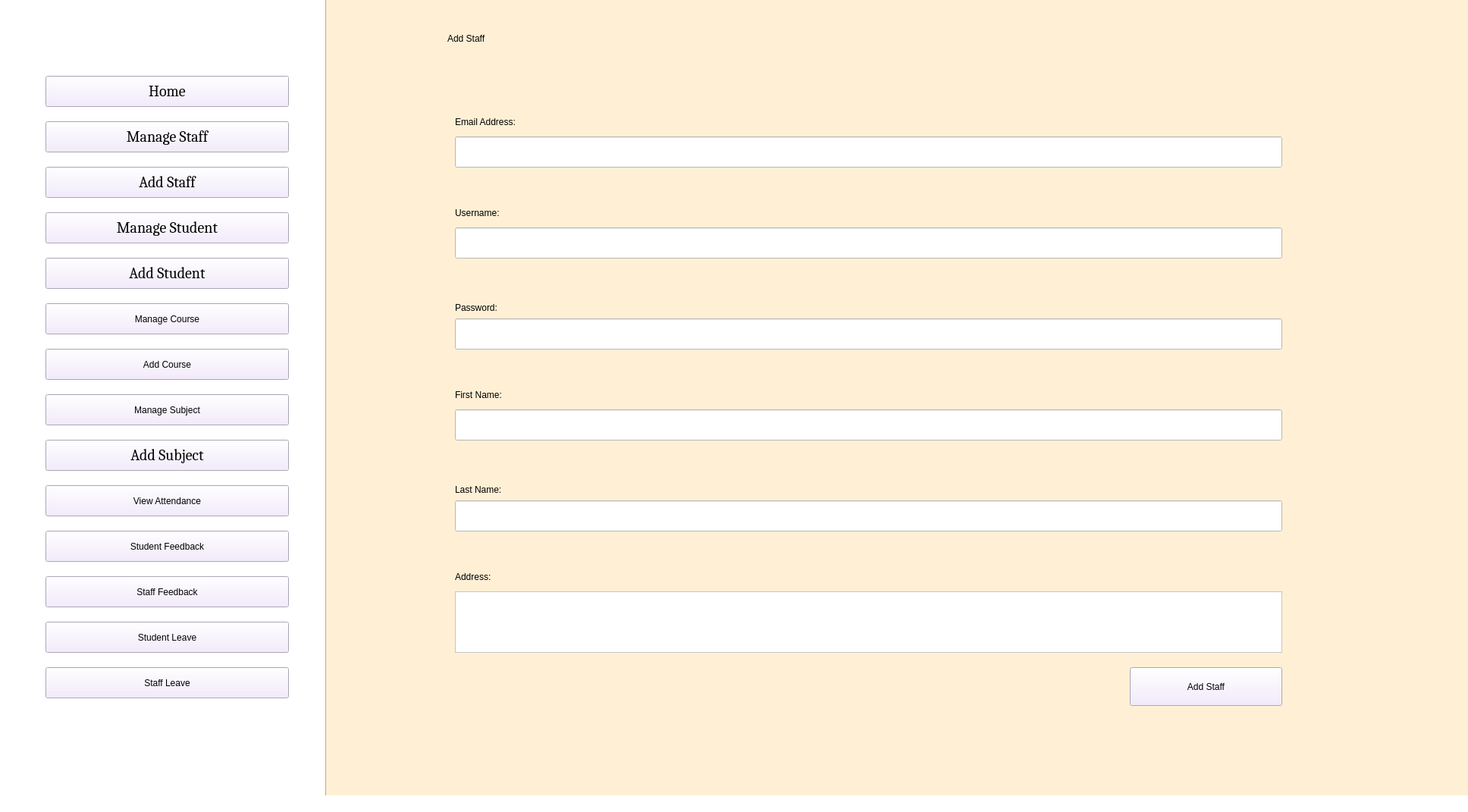
<?xml version="1.0" encoding="UTF-8"?>
<ui version="4.0">
 <class>AdminHomePage</class>
 <widget class="QMainWindow" name="AdminHomePage">
  <property name="enabled">
   <bool>true</bool>
  </property>
  <property name="geometry">
   <rect>
    <x>0</x>
    <y>0</y>
    <width>1936</width>
    <height>1071</height>
   </rect>
  </property>
  <property name="windowTitle">
   <string>Admin Home Page</string>
  </property>
  <property name="styleSheet">
   <string notr="true">background-color: rgb(255, 225, 198);
background-color: rgb(255, 255, 255);
</string>
  </property>
  <widget class="QWidget" name="centralwidget">
   <widget class="QPushButton" name="Home_b">
    <property name="geometry">
     <rect>
      <x>60</x>
      <y>100</y>
      <width>321</width>
      <height>41</height>
     </rect>
    </property>
    <property name="font">
     <font>
      <family>Cambria</family>
      <pointsize>15</pointsize>
      <weight>50</weight>
      <italic>false</italic>
      <bold>false</bold>
     </font>
    </property>
    <property name="styleSheet">
     <string notr="true">font: 15pt &quot;Cambria&quot;;
background-color: rgb(241, 231, 254);</string>
    </property>
    <property name="text">
     <string>Home</string>
    </property>
   </widget>
   <widget class="QPushButton" name="ManageStaff_b">
    <property name="geometry">
     <rect>
      <x>60</x>
      <y>160</y>
      <width>321</width>
      <height>41</height>
     </rect>
    </property>
    <property name="font">
     <font>
      <family>Cambria</family>
      <pointsize>15</pointsize>
      <weight>50</weight>
      <italic>false</italic>
      <bold>false</bold>
     </font>
    </property>
    <property name="styleSheet">
     <string notr="true">font: 15pt &quot;Cambria&quot;;
background-color: rgb(241, 231, 254);</string>
    </property>
    <property name="text">
     <string>Manage Staff</string>
    </property>
   </widget>
   <widget class="QPushButton" name="AddStaff_b">
    <property name="geometry">
     <rect>
      <x>60</x>
      <y>220</y>
      <width>321</width>
      <height>41</height>
     </rect>
    </property>
    <property name="font">
     <font>
      <family>Cambria</family>
      <pointsize>15</pointsize>
      <weight>50</weight>
      <italic>false</italic>
      <bold>false</bold>
     </font>
    </property>
    <property name="styleSheet">
     <string notr="true">font: 15pt &quot;Cambria&quot;;
background-color: rgb(241, 231, 254);</string>
    </property>
    <property name="text">
     <string>Add Staff</string>
    </property>
   </widget>
   <widget class="QPushButton" name="AddStudent_b">
    <property name="geometry">
     <rect>
      <x>60</x>
      <y>340</y>
      <width>321</width>
      <height>41</height>
     </rect>
    </property>
    <property name="font">
     <font>
      <family>Cambria</family>
      <pointsize>15</pointsize>
      <weight>50</weight>
      <italic>false</italic>
      <bold>false</bold>
     </font>
    </property>
    <property name="styleSheet">
     <string notr="true">font: 15pt &quot;Cambria&quot;;
background-color: rgb(241, 231, 254);</string>
    </property>
    <property name="text">
     <string>Add Student</string>
    </property>
   </widget>
   <widget class="QPushButton" name="ManageCourse_b">
    <property name="geometry">
     <rect>
      <x>60</x>
      <y>400</y>
      <width>321</width>
      <height>41</height>
     </rect>
    </property>
    <property name="styleSheet">
     <string notr="true">font: 15pt &quot;Cambria&quot;;
background-color: rgb(241, 231, 254);</string>
    </property>
    <property name="text">
     <string>Manage Course</string>
    </property>
   </widget>
   <widget class="QPushButton" name="AddCourse_b">
    <property name="geometry">
     <rect>
      <x>60</x>
      <y>460</y>
      <width>321</width>
      <height>41</height>
     </rect>
    </property>
    <property name="styleSheet">
     <string notr="true">font: 15pt &quot;Cambria&quot;;
background-color: rgb(241, 231, 254);</string>
    </property>
    <property name="text">
     <string>Add Course</string>
    </property>
   </widget>
   <widget class="QPushButton" name="ManageSubject_b">
    <property name="geometry">
     <rect>
      <x>60</x>
      <y>520</y>
      <width>321</width>
      <height>41</height>
     </rect>
    </property>
    <property name="styleSheet">
     <string notr="true">font: 15pt &quot;Cambria&quot;;
background-color: rgb(241, 231, 254);</string>
    </property>
    <property name="text">
     <string>Manage Subject</string>
    </property>
   </widget>
   <widget class="QPushButton" name="AddSubject_b">
    <property name="geometry">
     <rect>
      <x>60</x>
      <y>580</y>
      <width>321</width>
      <height>41</height>
     </rect>
    </property>
    <property name="font">
     <font>
      <family>Cambria</family>
      <pointsize>15</pointsize>
      <weight>50</weight>
      <italic>false</italic>
      <bold>false</bold>
     </font>
    </property>
    <property name="styleSheet">
     <string notr="true">font: 15pt &quot;Cambria&quot;;
background-color: rgb(241, 231, 254);</string>
    </property>
    <property name="text">
     <string>Add Subject</string>
    </property>
   </widget>
   <widget class="QPushButton" name="ViewAttendance_b">
    <property name="geometry">
     <rect>
      <x>60</x>
      <y>640</y>
      <width>321</width>
      <height>41</height>
     </rect>
    </property>
    <property name="styleSheet">
     <string notr="true">font: 15pt &quot;Cambria&quot;;
background-color: rgb(241, 231, 254);</string>
    </property>
    <property name="text">
     <string>View Attendance</string>
    </property>
   </widget>
   <widget class="QPushButton" name="StudentFeedback_b">
    <property name="geometry">
     <rect>
      <x>60</x>
      <y>700</y>
      <width>321</width>
      <height>41</height>
     </rect>
    </property>
    <property name="styleSheet">
     <string notr="true">font: 15pt &quot;Cambria&quot;;
background-color: rgb(241, 231, 254);</string>
    </property>
    <property name="text">
     <string>Student Feedback</string>
    </property>
   </widget>
   <widget class="QPushButton" name="StaffFeedback_b">
    <property name="geometry">
     <rect>
      <x>60</x>
      <y>760</y>
      <width>321</width>
      <height>41</height>
     </rect>
    </property>
    <property name="styleSheet">
     <string notr="true">font: 15pt &quot;Cambria&quot;;
background-color: rgb(241, 231, 254);</string>
    </property>
    <property name="text">
     <string>Staff Feedback</string>
    </property>
   </widget>
   <widget class="QPushButton" name="StudentLeave_b">
    <property name="geometry">
     <rect>
      <x>60</x>
      <y>820</y>
      <width>321</width>
      <height>41</height>
     </rect>
    </property>
    <property name="styleSheet">
     <string notr="true">font: 15pt &quot;Cambria&quot;;
background-color: rgb(241, 231, 254);</string>
    </property>
    <property name="text">
     <string>Student Leave</string>
    </property>
   </widget>
   <widget class="QPushButton" name="ManageStudent_b">
    <property name="geometry">
     <rect>
      <x>60</x>
      <y>280</y>
      <width>321</width>
      <height>41</height>
     </rect>
    </property>
    <property name="font">
     <font>
      <family>Cambria</family>
      <pointsize>15</pointsize>
      <weight>50</weight>
      <italic>false</italic>
      <bold>false</bold>
     </font>
    </property>
    <property name="styleSheet">
     <string notr="true">font: 15pt &quot;Cambria&quot;;
background-color: rgb(241, 231, 254);</string>
    </property>
    <property name="text">
     <string>Manage Student</string>
    </property>
   </widget>
   <widget class="QPushButton" name="StaffLeave_b">
    <property name="geometry">
     <rect>
      <x>60</x>
      <y>880</y>
      <width>321</width>
      <height>41</height>
     </rect>
    </property>
    <property name="styleSheet">
     <string notr="true">font: 15pt &quot;Cambria&quot;;
background-color: rgb(241, 231, 254);</string>
    </property>
    <property name="text">
     <string>Staff Leave</string>
    </property>
   </widget>
   <widget class="Line" name="line">
    <property name="geometry">
     <rect>
      <x>420</x>
      <y>-50</y>
      <width>20</width>
      <height>1111</height>
     </rect>
    </property>
    <property name="orientation">
     <enum>Qt::Vertical</enum>
    </property>
   </widget>
   <widget class="QLabel" name="AdminAddStaff_l">
    <property name="geometry">
     <rect>
      <x>430</x>
      <y>-80</y>
      <width>1521</width>
      <height>1151</height>
     </rect>
    </property>
    <property name="styleSheet">
     <string notr="true">background-color: rgb(255, 240, 213);</string>
    </property>
    <property name="text">
     <string/>
    </property>
   </widget>
   <widget class="QLabel" name="AddStaff_l">
    <property name="geometry">
     <rect>
      <x>590</x>
      <y>30</y>
      <width>1351</width>
      <height>41</height>
     </rect>
    </property>
    <property name="styleSheet">
     <string notr="true">font: 75 17pt &quot;Times New Roman&quot;;
background-color: rgb(255, 240, 213);</string>
    </property>
    <property name="text">
     <string>Add Staff</string>
    </property>
   </widget>
   <widget class="QLabel" name="LastName_l">
    <property name="geometry">
     <rect>
      <x>600</x>
      <y>630</y>
      <width>371</width>
      <height>31</height>
     </rect>
    </property>
    <property name="styleSheet">
     <string notr="true">font: 15pt &quot;Times New Roman&quot;;
background-color: rgb(255, 240, 213);</string>
    </property>
    <property name="text">
     <string>Last Name:</string>
    </property>
   </widget>
   <widget class="QLineEdit" name="LastName_tb">
    <property name="geometry">
     <rect>
      <x>600</x>
      <y>660</y>
      <width>1091</width>
      <height>41</height>
     </rect>
    </property>
    <property name="styleSheet">
     <string notr="true">font: 15pt &quot;Times New Roman&quot;;</string>
    </property>
   </widget>
   <widget class="QTextEdit" name="Address_tb">
    <property name="geometry">
     <rect>
      <x>600</x>
      <y>780</y>
      <width>1091</width>
      <height>81</height>
     </rect>
    </property>
    <property name="styleSheet">
     <string notr="true">font: 15pt &quot;Times New Roman&quot;;</string>
    </property>
   </widget>
   <widget class="QPushButton" name="AddStaff_b_2">
    <property name="geometry">
     <rect>
      <x>1490</x>
      <y>880</y>
      <width>201</width>
      <height>51</height>
     </rect>
    </property>
    <property name="styleSheet">
     <string notr="true">font: 12pt &quot;Cambria&quot;;
background-color: rgb(241, 231, 254);</string>
    </property>
    <property name="text">
     <string>Add Staff</string>
    </property>
   </widget>
   <widget class="QLabel" name="Address_l">
    <property name="geometry">
     <rect>
      <x>600</x>
      <y>750</y>
      <width>341</width>
      <height>21</height>
     </rect>
    </property>
    <property name="styleSheet">
     <string notr="true">font: 15pt &quot;Times New Roman&quot;;
background-color: rgb(255, 240, 213);</string>
    </property>
    <property name="text">
     <string>Address:</string>
    </property>
   </widget>
   <widget class="QLineEdit" name="FirstName_tb">
    <property name="geometry">
     <rect>
      <x>600</x>
      <y>540</y>
      <width>1091</width>
      <height>41</height>
     </rect>
    </property>
    <property name="styleSheet">
     <string notr="true">font: 15pt &quot;Times New Roman&quot;;</string>
    </property>
   </widget>
   <widget class="QLabel" name="FirstName_l">
    <property name="geometry">
     <rect>
      <x>600</x>
      <y>510</y>
      <width>371</width>
      <height>21</height>
     </rect>
    </property>
    <property name="styleSheet">
     <string notr="true">font: 15pt &quot;Times New Roman&quot;;
background-color: rgb(255, 240, 213);</string>
    </property>
    <property name="text">
     <string>First Name:</string>
    </property>
   </widget>
   <widget class="QLabel" name="Password_l">
    <property name="geometry">
     <rect>
      <x>600</x>
      <y>390</y>
      <width>361</width>
      <height>31</height>
     </rect>
    </property>
    <property name="styleSheet">
     <string notr="true">font: 15pt &quot;Times New Roman&quot;;
background-color: rgb(255, 240, 213);</string>
    </property>
    <property name="text">
     <string>Password:</string>
    </property>
   </widget>
   <widget class="QLineEdit" name="Password_tb">
    <property name="geometry">
     <rect>
      <x>600</x>
      <y>420</y>
      <width>1091</width>
      <height>41</height>
     </rect>
    </property>
    <property name="styleSheet">
     <string notr="true">font: 15pt &quot;Times New Roman&quot;;

</string>
    </property>
   </widget>
   <widget class="QLineEdit" name="EmailAddress_tb">
    <property name="geometry">
     <rect>
      <x>600</x>
      <y>180</y>
      <width>1091</width>
      <height>41</height>
     </rect>
    </property>
    <property name="styleSheet">
     <string notr="true">font: 15pt &quot;Times New Roman&quot;;</string>
    </property>
   </widget>
   <widget class="QLineEdit" name="Username_tb">
    <property name="geometry">
     <rect>
      <x>600</x>
      <y>300</y>
      <width>1091</width>
      <height>41</height>
     </rect>
    </property>
    <property name="styleSheet">
     <string notr="true">font: 15pt &quot;Times New Roman&quot;;
</string>
    </property>
   </widget>
   <widget class="QLabel" name="EmailAddress_l">
    <property name="geometry">
     <rect>
      <x>600</x>
      <y>150</y>
      <width>361</width>
      <height>21</height>
     </rect>
    </property>
    <property name="styleSheet">
     <string notr="true">font: 15pt &quot;Times New Roman&quot;;
background-color: rgb(255, 240, 213);</string>
    </property>
    <property name="text">
     <string>Email Address:</string>
    </property>
   </widget>
   <widget class="QLabel" name="Username_l">
    <property name="geometry">
     <rect>
      <x>600</x>
      <y>270</y>
      <width>361</width>
      <height>21</height>
     </rect>
    </property>
    <property name="styleSheet">
     <string notr="true">font: 15pt &quot;Times New Roman&quot;;
background-color: rgb(255, 240, 213);</string>
    </property>
    <property name="text">
     <string>Username:</string>
    </property>
   </widget>
  </widget>
  <widget class="QStatusBar" name="statusbar"/>
 </widget>
 <resources/>
 <connections/>
</ui>
